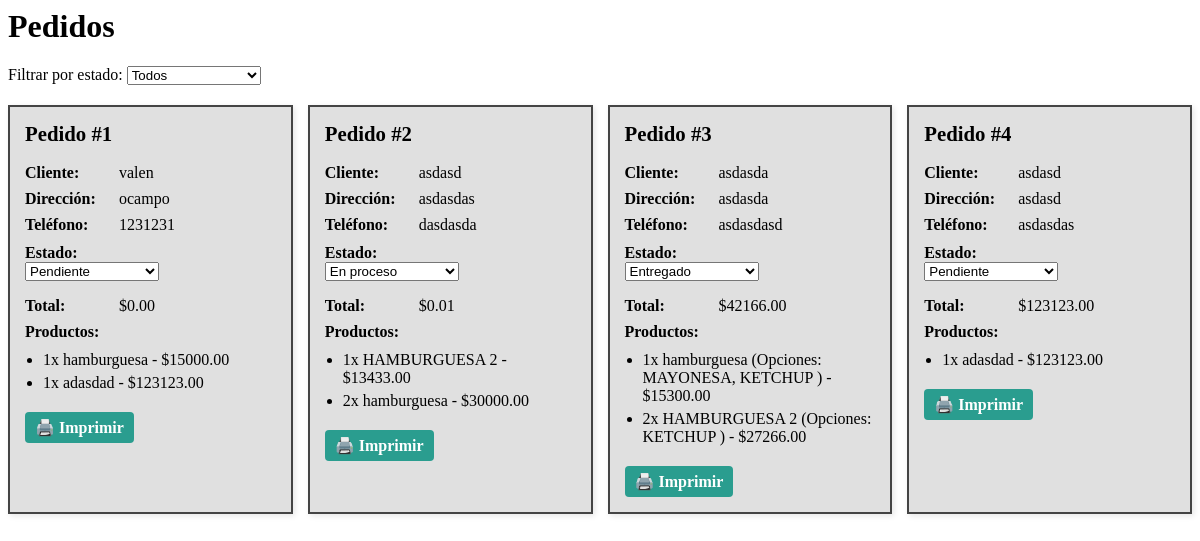
/panel/pedidos/, run on an earlier commit of the app's database.
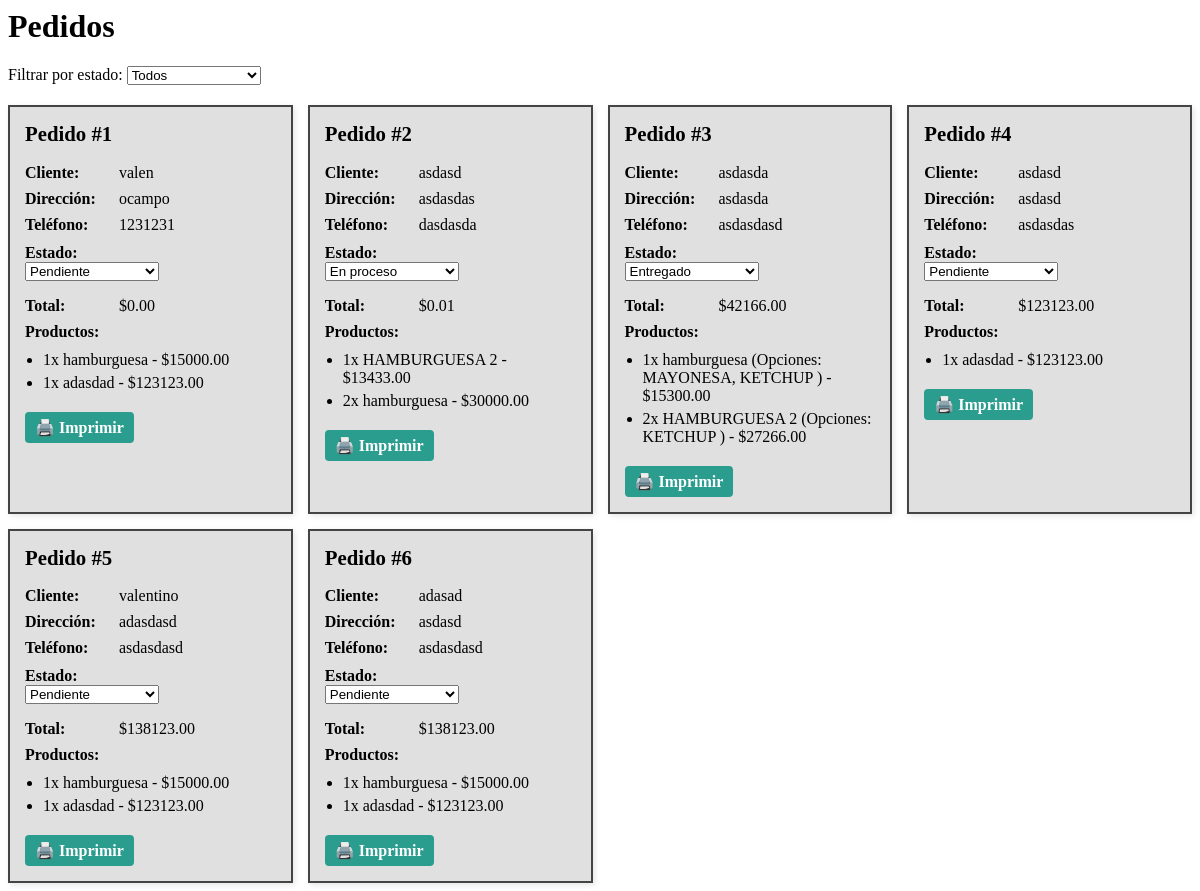
And on a later commit of the database.
### mi_app/models.py (models this page shows, shortened)
class Pedido(models.Model):
    ESTADOS = [
        ('pendiente', 'Pendiente'),
        ('proceso', 'En proceso'),
        ('listo', 'Listo para entregar'),
        ('entregado', 'Entregado'),
        ('cancelado', 'Cancelado'),
    ]
    cliente_nombre = models.CharField(max_length=100)
    cliente_direccion = models.CharField(max_length=200)
    cliente_telefono = models.CharField(max_length=20, blank=True)
    total = models.DecimalField(max_digits=10, decimal_places=2, default=0)
    estado = models.CharField(max_length=20, choices=ESTADOS, default='pendiente')
    fecha_creacion = models.DateTimeField(auto_now_add=True)

class PedidoProducto(models.Model):
    pedido = models.ForeignKey(Pedido, on_delete=models.CASCADE, related_name='items')
    producto = models.ForeignKey(Producto, on_delete=models.CASCADE)
    cantidad = models.PositiveIntegerField(default=1)
    opciones_seleccionadas = models.ManyToManyField(PersonalizacionOpcion, blank=True)
    def subtotal(self):
        subtotal_base = self.producto.precio * self.cantidad
        extras = sum([op.precio_extra for op in self.opciones_seleccionadas.all()])
        return subtotal_base + (extras * self.cantidad)

class Producto(models.Model):
    nombre = models.CharField(max_length=100)
    descripcion = models.TextField(blank=True)
    precio = models.DecimalField(max_digits=8, decimal_places=2)
    categoria = models.CharField(max_length=50)
    disponible = models.BooleanField(default=True)
    personalizable = models.BooleanField(default=False)
    campos_personalizacion = models.ManyToManyField('PersonalizacionCampo', blank=True, related_name='productos')

class PersonalizacionOpcion(models.Model):
    campo = models.ForeignKey(PersonalizacionCampo, on_delete=models.CASCADE, related_name='opciones')
    nombre = models.CharField(max_length=100)
    precio_extra = models.DecimalField(max_digits=6, decimal_places=2, default=0)

### mi_app/views.py (the view)
# urls.py: path('panel/pedidos/', views.pedidos_admin, name='pedidos_admin'),
def pedidos_admin(request):
    estado = request.GET.get('estado')
    pedidos = Pedido.objects.all()
    if estado:
        pedidos = pedidos.filter(estado=estado)
    return render(request, 'admin/pedidos_admin.html', {'pedidos': pedidos})

### mi_app/templates/admin/pedidos_admin.html (shortened to what this page needs)
<h1>Pedidos</h1>
<form method="get" style="margin-bottom: 20px;">
  <label for="estado">Filtrar por estado:</label>
  <select id="estado" name="estado" onchange="this.form.submit()">
    <option value="">Todos</option>
  </select>
</form>
<div class="pedidos-grid">
  {% for pedido in pedidos %}
    <div class="pedido-card">
      <h2>Pedido #{{ pedido.id }}</h2>
      <div class="pedido-info"><strong>Cliente:</strong> {{ pedido.cliente_nombre }}</div>
      <div class="pedido-info"><strong>Dirección:</strong> {{ pedido.cliente_direccion }}</div>
      <div class="pedido-info"><strong>Teléfono:</strong> {{ pedido.cliente_telefono }}</div>
      <div class="pedido-estado" style="margin-top: 10px;"><strong>Estado:</strong>
        <form method="post" action="{% url 'cambiar_estado_pedido' pedido.id %}">
          <select name="estado" onchange="this.form.submit()">
            {% for key, label in pedido.ESTADOS %}
              <option value="{{ key }}" {% if pedido.estado == key %}selected{% endif %}>{{ label }}</option>
            {% endfor %}
          </select>
        </form>
      </div>
      <div class="pedido-info"><strong>Total:</strong> ${{ pedido.total }}</div>
      <div class="pedido-info"><strong>Productos:</strong></div>
      <ul class="productos-list">
        {% for item in pedido.items.all %}
          <li>
            {{ item.cantidad }}x {{ item.producto.nombre }}
            {% if item.opciones_seleccionadas.all %}
              (Opciones:
              {% for op in item.opciones_seleccionadas.all %}
                {{ op.nombre }}{% if not forloop.last %}, {% endif %}
              {% endfor %}
              )
            {% endif %}
            - ${{ item.subtotal|floatformat:2 }}
          </li>
        {% endfor %}
      </ul>
      <div class="pedido-actions">
        <a href="{% url 'imprimir_pedido' pedido.id %}" target="_blank">🖨️ Imprimir</a>
      </div>
    </div>
  {% empty %}
    <p>No hay pedidos para mostrar.</p>
  {% endfor %}
</div>

What changed in the data, as far as the page shows it:
added Pedido: id "5", cliente_nombre "valentino", cliente_direccion "adasdasd", cliente_telefono "asdasdasd", estado "Pendiente", total "138123.00"
added PedidoProducto: cantidad "1", producto.nombre "hamburguesa", subtotal "15000.00", shown under "5"
added PedidoProducto: cantidad "1", producto.nombre "adasdad", subtotal "123123.00", shown under "5"
added Pedido: id "6", cliente_nombre "adasad", cliente_direccion "asdasd", cliente_telefono "asdasdasd", estado "Pendiente", total "138123.00"
added PedidoProducto: cantidad "1", producto.nombre "hamburguesa", subtotal "15000.00", shown under "6"
added PedidoProducto: cantidad "1", producto.nombre "adasdad", subtotal "123123.00", shown under "6"
